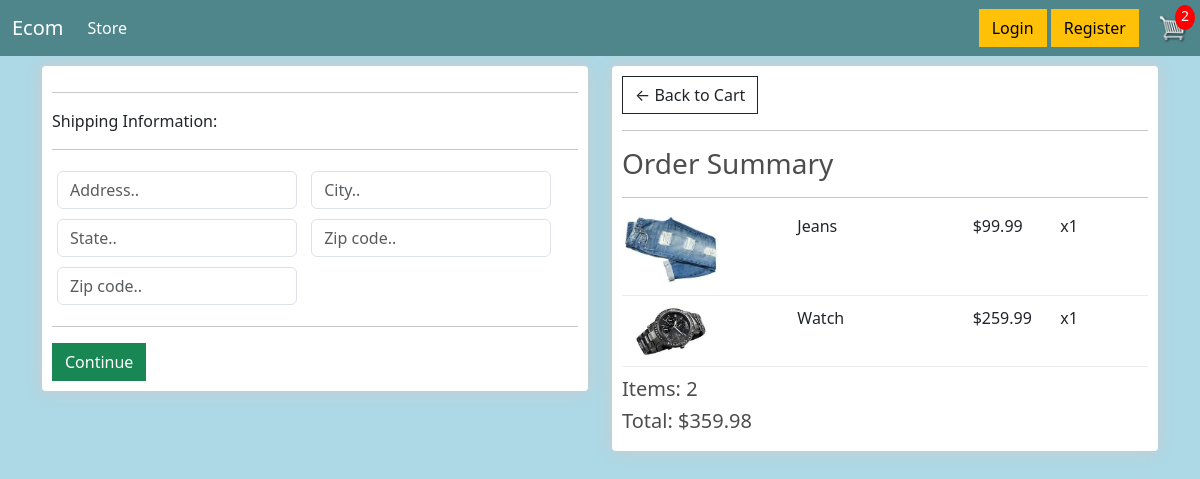
The app's page /checkout/ (signed in) with its own data.
### store/models.py (models this page shows, shortened)
class OrderItem(models.Model):
    product = models.ForeignKey(Product, on_delete=models.SET_NULL, null=True)
    order =  models.ForeignKey(Order, on_delete=models.SET_NULL, null=True)
    quantity = models.IntegerField(default=0, null=True, blank=True)
    date_added = models.DateTimeField(auto_now_add=True)
    @property
    def get_total(self):
        total = self.product.price * self.quantity
        return total

class Product(models.Model):
    name = models.CharField(max_length=200, null=True)
    price = models.FloatField()
    digital = models.BooleanField(default=False,null=True, blank=False)
    image = models.ImageField(null=True, blank=True)
    @property
    def imageURL(self):
        try:
            url = self.image.url
        except:
            url = ''
        return url

class Order(models.Model):
    customer = models.ForeignKey(Customer, on_delete=models.SET_NULL, null=True, blank=True)
    date_ordered = models.DateTimeField(auto_now_add=True)
    complete = models.BooleanField(default=False)
    transaction_id = models.CharField(max_length=100, null=True)
    @property
    def shipping(self):
        shipping = False
        orderitems = self.orderitem_set.all()
        for i in orderitems:
            if i.product.digital == False:
                shipping = True
        return shipping
    @property
    def get_cart_total(self):
        orderitem = self.orderitem_set.all()
        total = sum([item.get_total for item in orderitem])
        return total
    @property
    def get_cart_items(self):
        orderitem = self.orderitem_set.all()
        total = sum([item.quantity for item in orderitem])
        return total

### store/views.py (the view)
# urls.py: path('checkout/',views.checkout, name='checkout'),
def checkout(request):
    data = cartData(request)
    items = data['items']
    order = data['order']
    cartItems = data['cartItems']
    return render(request, 'store/checkout.html', {'items':items, 'order':order, 'cartItems':cartItems})

### store/utils.py (called while the page is built)
def cartData(request):
    if request.user.is_authenticated:
        customer = request.user.customer
        order, created = Order.objects.get_or_create(customer=customer, complete=False)
        items = order.orderitem_set.all()
        cartItems = order.get_cart_items
    else:
        cookieData = cookieCart(request)
        items = cookieData['items']
        order = cookieData['order']
        cartItems = cookieData['cartItems']
    return {'cartItems':cartItems, 'order':order, 'items':items}

### store/templates/store/checkout.html (shortened to what this page needs)
{% extends 'main.html' %}
{% load static %}
{% block content %}
<div class="row">
  <div class="col-lg-6">
    <div class="box-element" id="form-wrapper">
      <form id="form">
        <div id="shipping-info">
            <hr>
						<p>Shipping Information:</p>
						<hr>
						<div class="form-field">
							<input class="form-control" type="text" name="address" placeholder="Address..">
						</div>
						<div class="form-field">
							<input class="form-control" type="text" name="city" placeholder="City..">
						</div>
						<div class="form-field">
							<input class="form-control" type="text" name="state" placeholder="State..">
						</div>
						<div class="form-field">
							<input class="form-control" type="text" name="zipcode" placeholder="Zip code..">
						</div>
						<div class="form-field">
							<input class="form-control" type="text" name="country" placeholder="Zip code..">
						</div>
        </div>
        <hr>
        <input id="form-button" class="btn btn-success btn-block" type="submit" value="Continue">
      </form>
    </div>
    <br>
  </div>
  <div class="col-lg-6">
    <div class="box-element">
      <a  class="btn btn-outline-dark" href="{% url 'cart' %}">&#x2190; Back to Cart</a>
      <hr>
      <h3>Order Summary</h3>
      <hr>
      {% for item in items %}
      <div class="cart-row">
        <div style="flex:2"><img class="row-image" src="{{ item.product.imageURL }}"></div>
        <div style="flex:2"><p>{{ item.product.name }}</p></div>
        <div style="flex:1"><p>${{ item.product.price }}</p></div>
        <div style="flex:1"><p>x{{ item.quantity }}</p></div>
      </div>
      {% endfor %}
      <h5>Items: {{ order.get_cart_items }}</h5>
      <h5>Total: ${{ order.get_cart_total|floatformat:2 }}</h5>
    </div>
  </div>
</div>
{% endblock %}

### static/CSS/main.css (style rules this page uses)
body { background-color: lightblue; }
h1,h2,h3,h4,h5,h6 { color:hsl(0, 0%, 30%); }
.box-element { box-shadow:hsl(0, 0%, 80%) 0 0 16px; background-color: #fff; border-radius: 4px; padding: 10px; }
.col-lg-4, .col-lg-6, .col-lg-8, .col-lg-12 { margin-top: 10px; }
.btn { border-radius: 0; }
.row-image { width: 100px; }
.form-field { width:250px; display: inline-block; padding: 5px; }
.cart-row { display: flex; align-items: flex-stretch; padding-bottom: 10px; margin-bottom: 10px; border-bottom: 1px solid #ececec; }

### records on screen
OrderItem: product.imageURL (picture), product.name "Jeans", product.price "99.99", quantity "1"
OrderItem: product.imageURL (picture), product.name "Watch", product.price "259.99", quantity "1"
Order: get_cart_items "2", get_cart_total "359.98"

### other values on screen
{{ cartItems }} "2"
